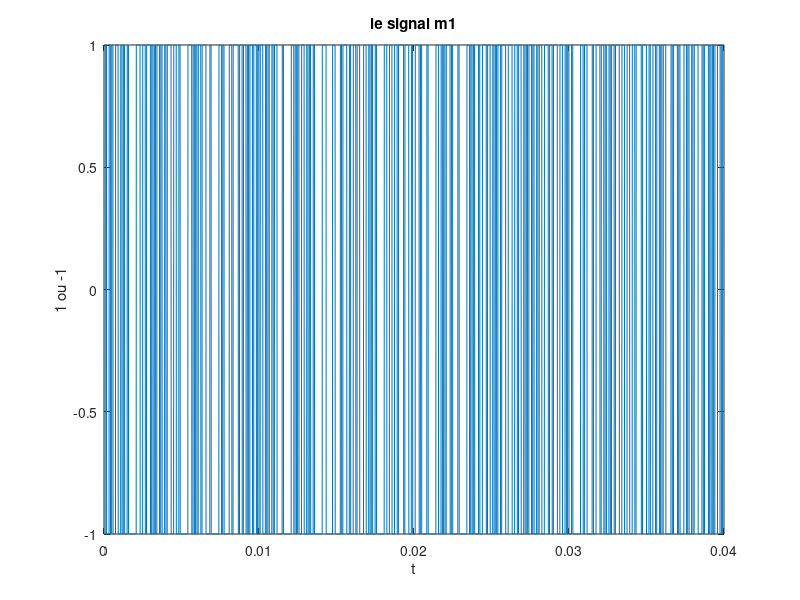
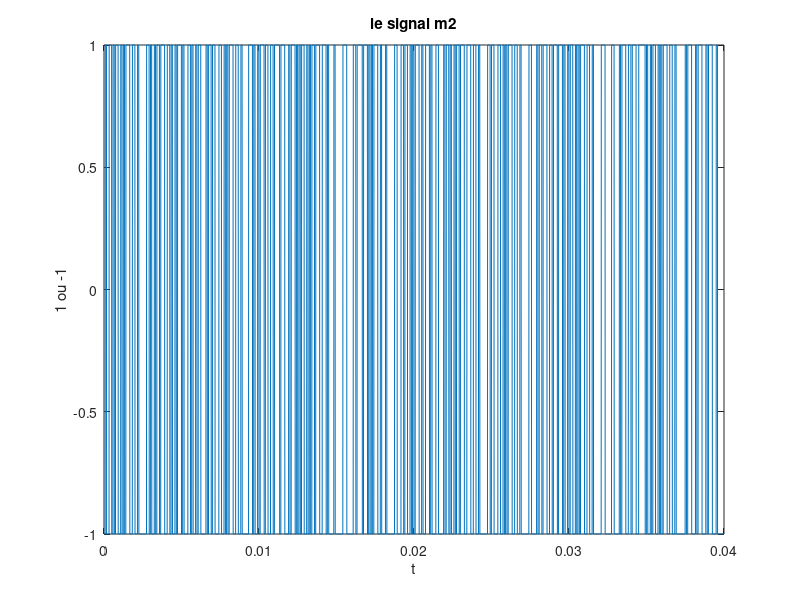
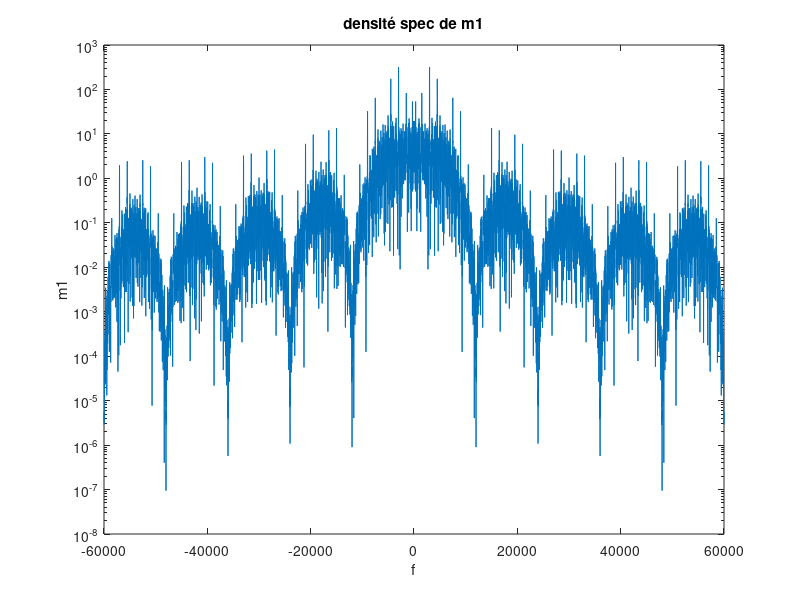
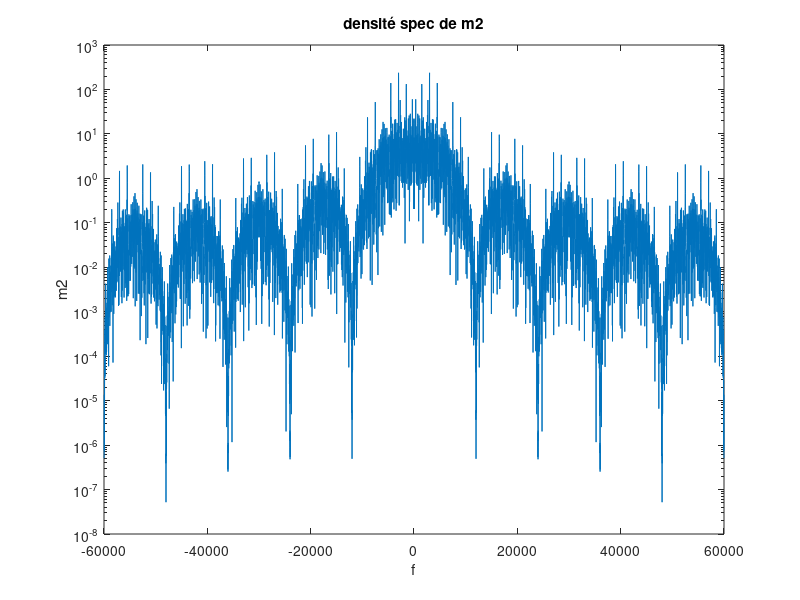

Recreate these plots in MATLAB, in order. (Note: this script raises an error after producing the figures.)
% NOM : Benlemsieh
% PRENOM: Ismail
%Groupe : G
%Projet 2 DBR_RCS


clear all;
close all;


load donnees1.mat ;
load donnees2.mat;
%generer les bits
NRZ1 = 2*bits_utilisateur1 -1;
NRZ2 = 2*bits_utilisateur2 -1;
%parametres
fp1 = 0;
fp2 = 46000;
Fe = 120000;
Te = 1/Fe;
T1 = 1/fp1;
T2 = 1/fp2;
T=40*10^(-3);
N =T/Te;
SNR=10;
Nb = length(bits_utilisateur1);
Ts =(T/Nb);
Ns=Ts/Te;

m1= kron(NRZ1,ones(1,Ns));
m2 = kron(NRZ2,ones(1,Ns));
n1 = length(m1);
n2 = length(m2);

t= 0:Te:5*T-Te ;



cos1 = cos(2*pi*fp1*t);
cos2 = cos(2*pi*fp2*t);





%trace des signaux m1 et m2:

t1 = 0:Te:T-Te;

figure;
plot(t1,m1);
title('le signal m1');
xlabel('t');
ylabel('1 ou -1');

figure;
plot(t1,m2);
title('le signal m2');
xlabel('t');
ylabel('1 ou -1');

%trace des desnités spéctrales de m1 et m2 :
s1=(1/N)*abs(fft(m1,2^nextpow2(n1))).^2;
s2=(1/N)*abs(fft(m2,2^nextpow2(n2))).^2;
h1 = linspace(-Fe/2,Fe/2,length(s1));
h2 = linspace(-Fe/2,Fe/2,length(s2));

figure;
semilogy(h1,fftshift(s1));
title("densité spec de m1");
xlabel("f");
ylabel("m1");

figure;
semilogy(h2,fftshift(s2));
title("densité spec de m2");
xlabel("f");
ylabel("m2");








%les signaux à transmettre:

signal1=[zeros(1,N) m1 zeros(1,3*N)];
signal2=[zeros(1,4*N) m2];
x1=signal1*1; % cos(0)
x2=signal2.*cos2;
xs=x1+x2;

%bruit gaussion
Ps = mean(abs(xs).^2);
Pb = Ps*10^(-(SNR)/10);
n = length(xs);
sigma = sqrt(Pb);
noise = sigma*randn(1,n);

%signal bruite
x = xs + noise;

%trace de x
figure;
plot(t,x);
title("trace du x signal MF_TDMA");
xlabel("t");
ylabel("x");

%trace de la densitee spectrale de x 
x_spec = (1/N)*abs(fft(x,2^nextpow2(length(x)))).^2;
h = linspace(-Fe/2,Fe/2,length(x_spec));
figure;
semilogy(h,fftshift(x_spec));
title("trace de la densite spectrale de x signal MF_TDMA ");
xlabel("f");
ylabel("x");

%filtrage passe bas 
fc = 23000;
Nc = (61-1)/2;
n= [-Nc/Fe:1/Fe:Nc/Fe];
RI1 = 2*(fc/Fe)*sinc(2*fc*n);

%tracé de la réponse impulsionelle RI1
figure;
plot(n,RI1);
title("réponse impulsionelle du filtre passe bas");
xlabel("t");
ylabel("RI1");


%tracé de RI1 sur un échelle de fréquence 
figure;
semilogy(h,fftshift(abs(fft(RI1,length(x_spec)))));
title("fonction du transfert du filtre passe bas");
xlabel("f");
ylabel("RI1");



%filtrage passe bas apres le controle
x1_filtre = filter(RI1,1,[x zeros(1,Nc)]);
x1_filtre = x1_filtre(Nc+1:end); 

%filtrage passe haut 
%réponse impulsionelle du filtre passe haut
RI2 = -RI1;
RI2(Nc+1)= 1- RI2(Nc+1);

%tracé de la réponse impulsionelle RI2
figure;plot(n,RI2);
title("réponse impulsionelle du filtre passe haut");
xlabel("t");
ylabel("RI2");

%tracé de RI sur une échelle de fréquence
figure;
semilogy(h,fftshift(abs(fft(RI2,length(x_spec)))));
title("foction du transfert du filtre passe haut");
xlabel("f");
ylabel("RI2");


%signal filtré par le filtre passe haut
x2_filtre = filter(RI2,1,[x zeros(1,Nc)]);
x2_filtre = x2_filtre(Nc+1:end);


RI1s=fftshift(abs(fft(RI1,length(x_spec))));
x1s = fftshift(abs(fft(x1_filtre,length(x_spec))));
RI2s =fftshift(abs(fft(RI2,length(x_spec))));
x2s =fftshift(abs(fft(x2_filtre,length(x_spec))));
%tracé de x1 obtenu par filtrage passe bas
figure;
semilogy(h,fftshift(abs(fft(x1_filtre,length(x_spec)))));
title("densite spectral de x1 obtenu par filtrage passe bas ");
xlabel("f");
ylabel("x1");

%tracé de x2 obtenu par filtrage passe haut
figure;
semilogy(h,fftshift(abs(fft(x2_filtre,length(x_spec)))));
title("densite spectral de x2 obtenu par filtrage passe haut");
xlabel("f");
ylabel("x2");

%tracé de x1 et du filtre utilisé sur la meme courbe
figure;
semilogy(h,x1s,h,RI1s);
legend("signal reçu","filtre utilisé");
title("x1 et RI1 passe bas");
xlabel("f");

%tracé de x2 et du filtre utilisé sur la meme courbe
figure;
semilogy(h,x2s,h,RI2s);
legend("signal reçu","filtre utilisé");
title("x2 et RI2 passe haut");
xlabel("f");



%retour en bande
b1 = x1_filtre.*cos1;
b1 = filter(ones(1,Ns),1,b1);

b2 = x2_filtre.*cos2;
b2 = filter(ones(1,Ns),1,b2);

%tracé de la trame b1
figure;
semilogy(h,fftshift(abs(fft(b1,length(x_spec)))));
title("trame b1");
xlabel("f");
ylabel("b1");

%tracé de la trame b2
figure;
semilogy(h,fftshift(abs(fft(b2,length(x_spec)))));
title("trame b2");
xlabel("f");
ylabel("b2");




%Détection du slot util :

b2_divisee = reshape(b2,N,5);
e2=sum(b2_divisee.^2);
a2=max(e2);
%indice du slot util ( 5 pour la trame 2)
i2=find(e2==a2);
%slot utile
su2=b2((i2-1)*N+1:i2*N);

b1_divisee = reshape(b1,N,5);
e1 = sum(b1_divisee.^2);
a1 = max(e1);
%indice su slot util(1 pour la trame 1)
i1=find(e1==a1);
%slot util
su1=b1((i1-1)*N+1:i1*N);

%démosulation bande de base :
% su1_filtre = filter(ones(1,Ns),1,su1);
b1_echantillonne = su1(Ns:Ns:end);
BitsRecuperes1 =(sign(b1_echantillonne)+1)/2;

% su2_filtre = filter(ones(1,Ns),1,su2);
b2_echantillonne = su2(Ns:Ns:end);
BitsRecuperes2 =(sign(b2_echantillonne)+1)/2;

text1=bin2str(BitsRecuperes1)

text2=bin2str(BitsRecuperes2)





































  







